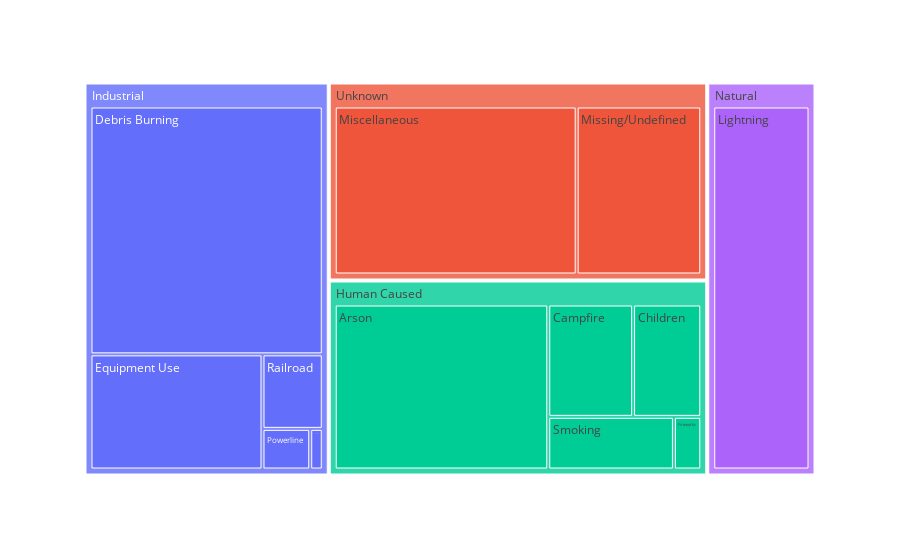

The cell this chart's notebook holds for it:
### Code cell
figure2

### Figure 1 — Plotly figure (JSON) as saved in the notebook; plotly's stock layout.template omitted (floating-point values rounded to 4 significant figures)
{"data": [{"branchvalues": "total", "domain": {"x": [0, 1], "y": [0, 1]}, "hovertemplate": "labels=%{label}<br>CountFires=%{value}<br>parent=%{parent}<br>id=%{id}<extra></extra>", "ids": ["Human Caused/Arson", "Human Caused/Campfire", "Human Caused/Children", "Industrial/Debris Burning", "Industrial/Equipment Use", "Human Caused/Fireworks", "Natural/Lightning", "Unknown/Miscellaneous", "Unknown/Missing/Undefined", "Industrial/Powerline", "Industrial/Railroad", "Human Caused/Smoking", "Industrial/Structure", "Human Caused", "Industrial", "Natural", "Unknown"], "labels": ["Arson", "Campfire", "Children", "Debris Burning", "Equipment Use", "Fireworks", "Lightning", "Miscellaneous", "Missing/Undefined", "Powerline", "Railroad", "Smoking", "Structure", "Human Caused", "Industrial", "Natural", "Unknown"], "name": "", "parents": ["Human Caused", "Human Caused", "Human Caused", "Industrial", "Industrial", "Human Caused", "Natural", "Unknown", "Unknown", "Industrial", "Industrial", "Human Caused", "Industrial", "", "", "", ""], "type": "treemap", "values": [281455, 76139, 61167, 429028, 147612, 11500, 278468, 323805, 166723, 14448, 33455, 52869, 3796, 483130, 628339, 278468, 490528]}], "layout": {"legend": {"tracegroupgap": 0}, "margin": {"t": 60}}}
